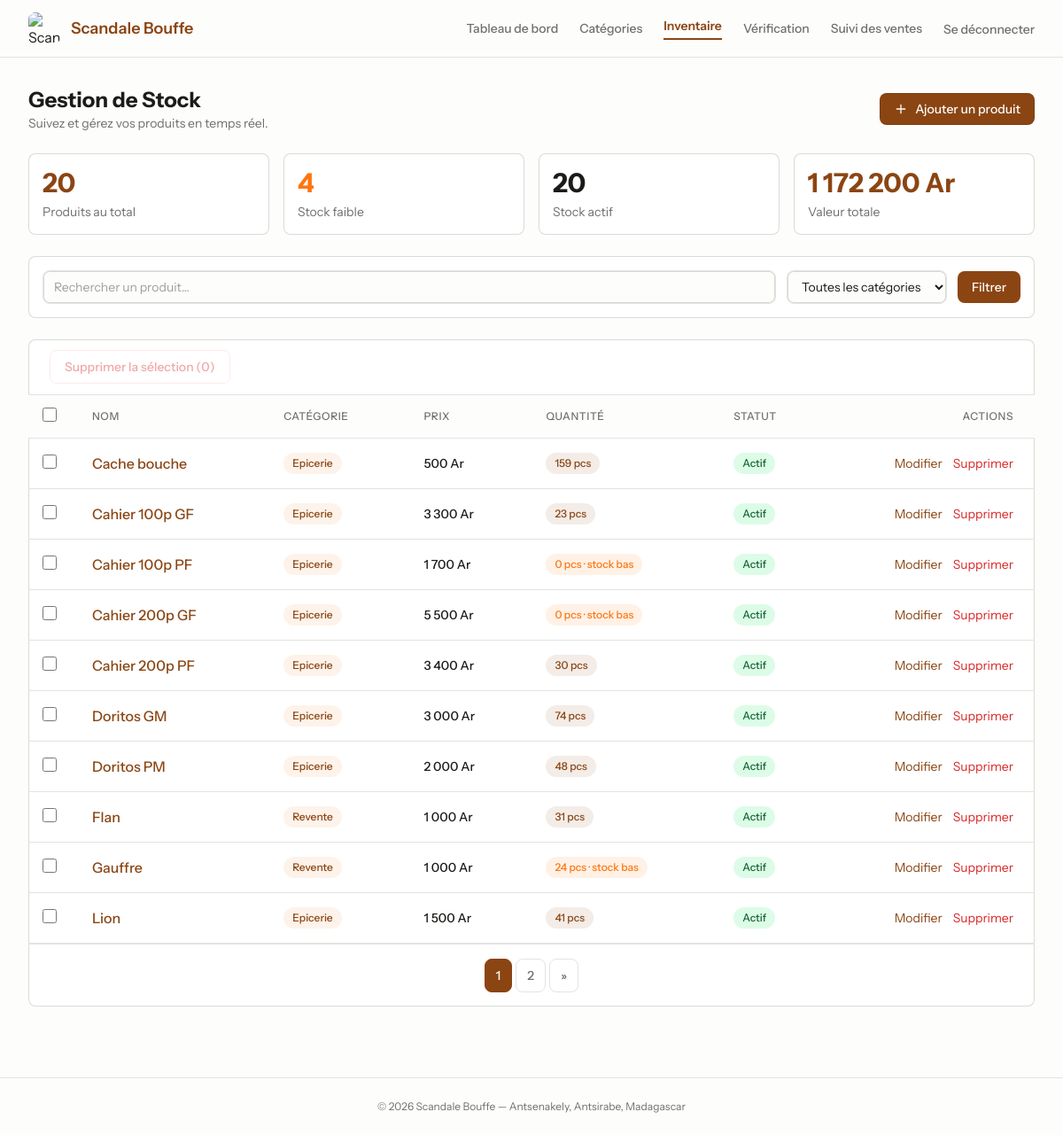
Before: /inventory (signed in) with the older database file.
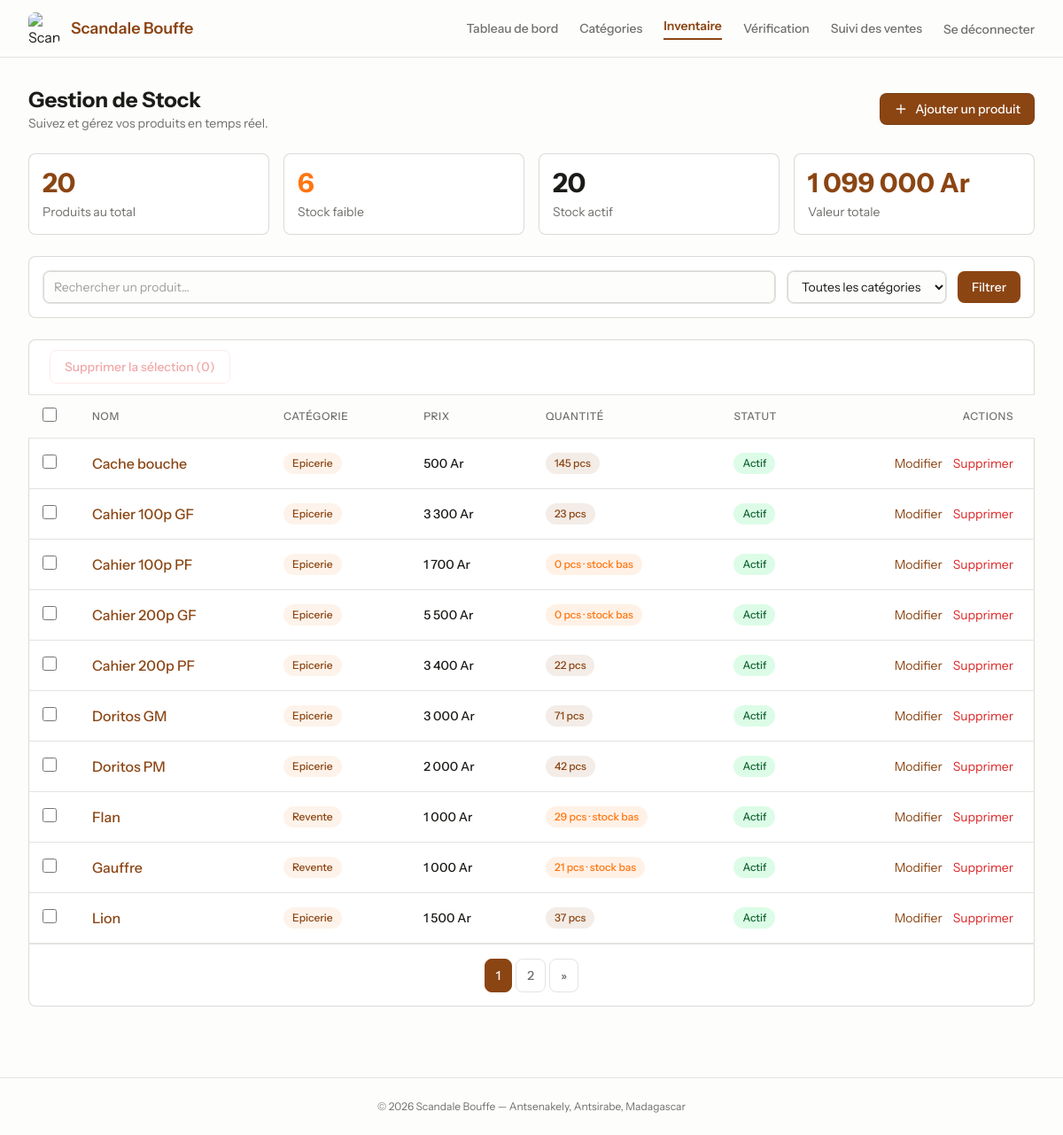
After: the same page with the newer database file.
### tables this page shows
CREATE TABLE `products` (
  `id` bigint(20) UNSIGNED NOT NULL,
  `name` varchar(255) NOT NULL,
  `category_id` bigint(20) UNSIGNED DEFAULT NULL,
  `description` text DEFAULT NULL,
  `price` decimal(10,2) NOT NULL,
  `quantity` int(11) NOT NULL DEFAULT 0,
  `min_stock` int(11) NOT NULL DEFAULT 5,
  `unit` varchar(255) NOT NULL DEFAULT 'pcs',
  `image` varchar(255) DEFAULT NULL,
  `active` tinyint(1) NOT NULL DEFAULT 1,
  `created_at` timestamp NULL DEFAULT NULL,
  `updated_at` timestamp NULL DEFAULT NULL
);

CREATE TABLE `categories` (
  `id` bigint(20) UNSIGNED NOT NULL,
  `name` varchar(255) NOT NULL,
  `description` varchar(255) DEFAULT NULL,
  `created_at` timestamp NULL DEFAULT NULL,
  `updated_at` timestamp NULL DEFAULT NULL
);

### config/db.php (called while the page is built, shortened)
<?php
$dbHost = 'localhost';
$dbName = 'scandale_bouffe';
$dbUser = 'root';
$dbPass = '';
function url(string $path = ''): string {
    $base = BASE_URL === '' ? '' : BASE_URL . '/';
    return $base . ltrim($path, '/');
}
try {
    $pdo = new PDO(
        "mysql:host={$dbHost};dbname={$dbName};charset=utf8mb4",
        $dbUser,
        $dbPass,
        [
            PDO::ATTR_ERRMODE => PDO::ERRMODE_EXCEPTION,
            PDO::ATTR_DEFAULT_FETCH_MODE => PDO::FETCH_ASSOC,
        ]
    );
} catch (PDOException $e) {
    error_log("Erreur de connexion PDO : " . $e->getMessage());
    die("Impossible de se connecter à la base de données. Veuillez réessayer plus tard.");
}
function fetchAllAssoc(string $sql, array $params = []): array {
    global $pdo;
    $stmt = $pdo->prepare($sql);
    $stmt->execute($params);
    return $stmt->fetchAll() ?: [];
}

### pages/inventory/index.php (the view, shortened to what the rows shown need)
<?php
$page = isset($_GET['page']) ? max(1, (int)$_GET['page']) : 1;
$perPage = 10;
$offset = ($page - 1) * $perPage;
$where = 'WHERE 1=1';
$params = [];
$products = fetchAllAssoc(
    "SELECT p.*, c.name AS category_name FROM products p LEFT JOIN categories c ON c.id = p.category_id $where ORDER BY p.name ASC LIMIT $perPage OFFSET $offset",
    $params
);
require __DIR__ . '/../layout.php';
?>
<div class="space-y-6">
    <header class="flex items-center justify-between">
        <div>
            <h1 class="text-2xl font-bold text-[#1b1b18] dark:text-[#FDFDFC]">Gestion de Stock</h1>
        </div>
    </header>
    <div class="overflow-hidden rounded-lg bg-white shadow-[inset_0px_0px_0px_1px_rgba(26,26,0,0.16)] dark:bg-[#161615]">
        <?php if (empty($products)): ?>
            <div class="p-12 text-center">
                <p class="text-lg font-medium text-[#1b1b18] dark:text-[#FDFDFC]">Aucun produit en stock</p>
                <p class="mt-2 text-sm text-[#706f6c] dark:text-[#A1A09A]">
                    Commencez par ajouter votre premier produit.
                </p>
                <a href="<?php echo url('inventory/create'); ?>"
                   class="mt-6 inline-flex items-center rounded-lg bg-[#8B4513] px-4 py-2 text-sm font-medium text-[#FDFDFC] transition hover:bg-[#A0522D]">
                    Ajouter un produit
                </a>
            </div>
        <?php else: ?>
        <div class="overflow-x-auto">
            <table class="min-w-full divide-y divide-[#e3e3e0] dark:divide-[#3E3E3A]">
                <thead class="bg-[#FDFDFC] dark:bg-[#1a1a1a]">
                    <tr>
                        <th class="w-12 px-4 py-3">
                            <input type="checkbox" id="select-all"
                                   class="h-4 w-4 rounded border-[#e3e3e0] text-[#8B4513] focus:ring-[#8B4513] dark:border-[#3E3E3A]">
                        </th>
                        <th class="px-6 py-3 text-left text-xs font-medium uppercase tracking-wider text-[#706f6c] dark:text-[#A1A09A]">Nom</th>
                        <th class="px-6 py-3 text-left text-xs font-medium uppercase tracking-wider text-[#706f6c] dark:text-[#A1A09A]">Catégorie</th>
                        <th class="px-6 py-3 text-left text-xs font-medium uppercase tracking-wider text-[#706f6c] dark:text-[#A1A09A]">Prix</th>
                        <th class="px-6 py-3 text-left text-xs font-medium uppercase tracking-wider text-[#706f6c] dark:text-[#A1A09A]">Quantité</th>
                        <th class="px-6 py-3 text-left text-xs font-medium uppercase tracking-wider text-[#706f6c] dark:text-[#A1A09A]">Statut</th>
                        <th class="px-6 py-3 text-right text-xs font-medium uppercase tracking-wider text-[#706f6c] dark:text-[#A1A09A]">Actions</th>
                    </tr>
                </thead>
                <tbody class="divide-y divide-[#e3e3e0] dark:divide-[#3E3E3A]">
                    <?php foreach ($products as $product): ?>
                    <tr class="transition hover:bg-[#FDFDFC] dark:hover:bg-[#1a1a1a]">
                        <td class="px-4 py-4">
                            <input type="checkbox" name="ids[]" value="<?php echo $product['id']; ?>"
                                   form="bulk-delete-form"
                                   class="row-checkbox h-4 w-4 rounded border-[#e3e3e0] text-[#8B4513] focus:ring-[#8B4513] dark:border-[#3E3E3A]">
                        </td>
                        <td class="px-6 py-4 font-medium text-[#1b1b18] dark:text-[#FDFDFC]">
                            <a href="<?php echo url('inventory/show?id=' . $product['id']); ?>" class="text-[#8B4513] hover:underline">
                                <?php echo htmlspecialchars($product['name']); ?>
                            </a>
                        </td>
                        <td class="px-6 py-4 text-sm">
                            <?php if ($product['category_name']): ?>
                                <span class="inline-flex items-center rounded-full bg-[#FDF3EA] px-2.5 py-1 text-xs font-medium text-[#8B4513] dark:bg-[#0a0a0a]">
                                    <?php echo htmlspecialchars($product['category_name']); ?>
                                </span>
                            <?php else: ?>
                                <span class="text-sm text-[#A1A09A]">—</span>
                            <?php endif; ?>
                        </td>
                        <td class="px-6 py-4 text-sm font-medium text-[#1b1b18] dark:text-[#FDFDFC]">
                            <?php echo number_format((float)$product['price'], 0, ',', ' '); ?> Ar
                        </td>
                        <td class="px-6 py-4 text-sm">
                            <?php if ((int)$product['quantity'] <= (int)$product['min_stock']): ?>
                                <span class="inline-flex items-center rounded-full bg-[#FF750F]/10 px-2.5 py-1 text-xs font-medium text-[#FF750F]">
                                    <?php echo (int)$product['quantity']; ?> <?php echo htmlspecialchars($product['unit']); ?> · stock bas
                                </span>
                            <?php else: ?>
                                <span class="inline-flex items-center rounded-full bg-[#8B4513]/10 px-2.5 py-1 text-xs font-medium text-[#8B4513]">
                                    <?php echo (int)$product['quantity']; ?> <?php echo htmlspecialchars($product['unit']); ?>
                                </span>
                            <?php endif; ?>
                        </td>
                        <td class="px-6 py-4 text-sm">
                            <span class="inline-flex items-center rounded-full px-2.5 py-1 text-xs font-medium <?php echo $product['active'] ? 'bg-green-100 text-green-800 dark:bg-green-900/30 dark:text-green-400' : 'bg-red-100 text-red-800 dark:bg-red-900/30 dark:text-red-400'; ?>">
                                <?php echo $product['active'] ? 'Actif' : 'Inactif'; ?>
                            </span>
                        </td>
                        <td class="px-6 py-4 text-right text-sm">
                            <div class="flex justify-end gap-3">
                                <a href="<?php echo url('inventory/edit?id=' . $product['id']); ?>" class="text-[#8B4513] hover:underline">Modifier</a>
                                <button type="button"
                                        onclick="openDeleteModal(<?php echo $product['id']; ?>, '<?php echo htmlspecialchars(addslashes($product['name'])); ?>')"
                                        class="text-red-600 hover:underline">Supprimer</button>
                            </div>
                        </td>
                    </tr>
                    <?php endforeach; ?>
                </tbody>
            </table>
        </div>
        <?php endif; ?>
    </div>
</div>
<?php require __DIR__ . '/../layout_footer.php'; ?>

Changed rows visible on the page:
changed products "Cache bouche": quantity "159" → "145"
changed products "Cahier 200p PF": quantity "30" → "22"
changed products "Doritos GM": quantity "74" → "71"
changed products "Doritos PM": quantity "48" → "42"
changed products "Flan": quantity "31" → "29"
changed products "Gauffre": quantity "24" → "21"
changed products "Lion": quantity "41" → "37"
Other visible differences:
$stats['low_stock']: "4" → "6"
$stats['total_value']: "1 172 200" → "1 099 000"
